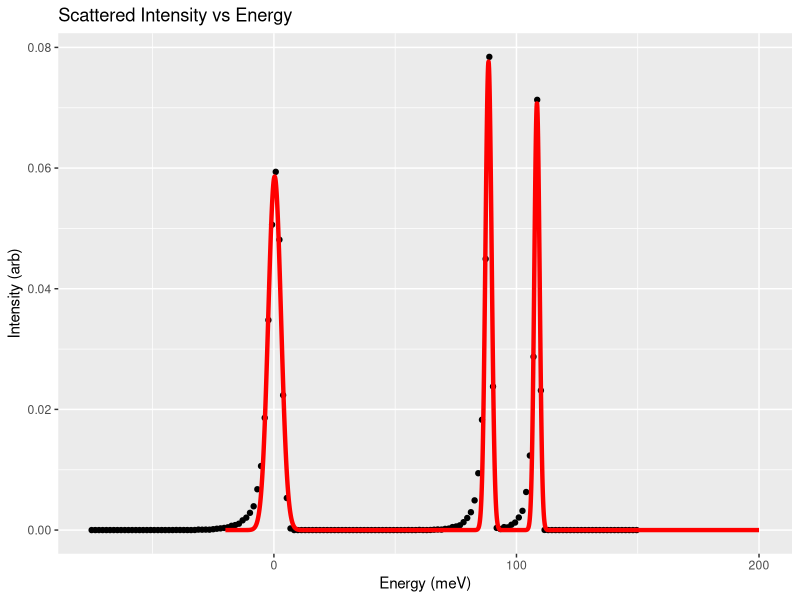
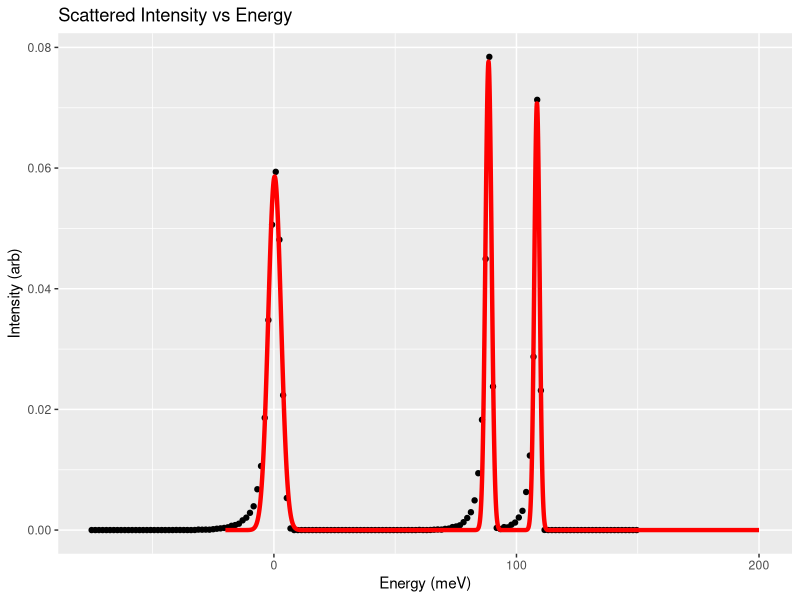

These figures' R source, in order:
# R script for fitting three Gaussian curves to a set of data (in this case, three Bragg peaks)
# inside the R scripting environment, use the following command:  source("three-gaussian-bragg-data-fit.R")
# data is read from "bragg_firstExperiment_revised.csv"

# load library for plotting
library(ggplot2)

# load csv file containing data points of this order:  "Grazing Angle","scaled_pk-pk","scaled_sigma_pk-pk"
#bragg <- read.csv(file="bragg_firstExperiment_revised.csv",sep=",")
bragg <- read.csv(file="integrated_intensity.csv",sep=",")
# NOTE: R will change the columns to "Grazing.Angle", "scaled_pk.pk", "scaled_sigma_pk.pk" (apparently hyphens not allowed)

#debugger code
#print(bragg)
#readline("Press <Enter> to continue")

#create R lists (or vectors, apparently same thing) from dataframe
energy <- bragg[['energy']]
I <- bragg[['intensity']]
#errors <- bragg[['scaled_sigma_pk.pk']]

# create new dataframe with new labels
df <- data.frame(energy, I)

# use nls function to create fit
# nls() can be fussy about choosing "reasonable" starting guesses for the parameters,
# producing convergence errors.  The default algorithm Gauss-Newton can be even fussier
#trigauss <- nls( signal ~ (C1 * exp(-(angle-mean1)**2/(2 * sigma1**2)) +
#                           C2 * exp(-(angle-mean2)**2/(2 * sigma2**2)) +
#                           C3 * exp(-(angle-mean3)**2/(2 * sigma3**2)) ),
#                           data=df,
#                           start=list(C1=36000, mean1=0, sigma1=4,
#                                      C2=3700, mean2=24, sigma2=2,
#                                      C3=5010, mean3=29, sigma3=2), algorithm="port",
#                           weights=errors
#)

trigauss <- nls( I ~ (C1 * exp(-(energy-mean1)**2/(2 * sigma1**2)) +
                           C2 * exp(-(energy-mean2)**2/(2 * sigma2**2)) +
                           C3 * exp(-(energy-mean3)**2/(2 * sigma3**2)) ),
                           data=df,
                           start=list(C1=0.06, mean1=0, sigma1=1,
                                      C2=0.078, mean2=88, sigma2=1,
                                      C3=0.071, mean3=108, sigma3=1), algorithm="port"#,
                           #weights=errors
)

# Predict the fitted model to a denser grid of angle (x coordinate) values
#df_fit <- data.frame(angle=seq(0,54,0.1)) # for 100 planes (first set)
#df_fit <- data.frame(energy=seq(18,38,0.1)) # for 110 planes (second set)
#df_fit$I <- predict(trigauss, newdata=df_fit)
df_fit <- data.frame(energy=seq(-20,200,0.1))
df_fit$I <- predict(trigauss, newdata=df_fit)
#df <- predict(trigauss, newdata=df)

# Plot the data with the model superimposed
print(ggplot(df, aes(x=energy, y=I)) + geom_point() + geom_smooth(data=df_fit, stat="identity", color="red", size=1.5) +
      xlab("Energy (meV)") + ylab("Intensity (arb)") + ggtitle("Scattered Intensity vs Energy"))

# save plot to a file
#ggsave("100-planes-triple-gauss-fit-R.pdf", plot=last_plot())
ggsave("150meV-flatDispersions-triple-gauss-fit-R.pdf", plot=last_plot())

# disable scientific notation
options(scipen=999)

# print model coefficients that were calculated for the trigauss fit object
print(coef(trigauss))
